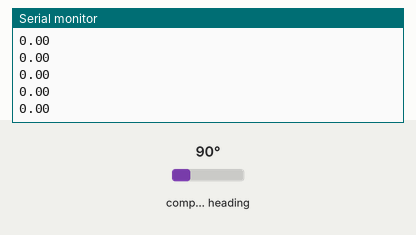
Recording of a sketch running on a simulated Arduino Uno, built with avr-gcc and run on an emulated ATmega328P. Parts: the last lines printed to the serial monitor. The inputs (shaded band) are chosen by the test bench; at power-on: compass heading 90°.

Above: at 1.2 s.
1.3 s: compass heading set to 7°
At 2.1 s:
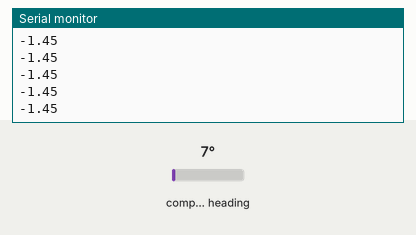
2.8 s: compass heading set to 180°
At 3.9 s:
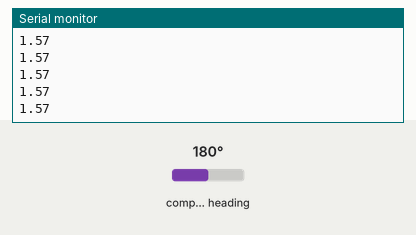
Timing chart, 0 to 5.8 s (numbered marks = the images above; inputs shaded):
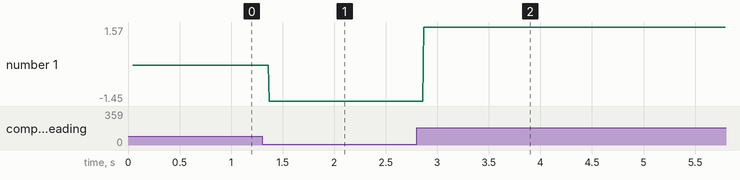

The sketch:

Compass_Test.ino
```cpp
#include <Wire.h>
#include <HMC5883L.h>

HMC5883L compass;
float first_angle = 0, heading = 0;
Vector norm;
void setup() {
  Serial.begin(9600);
  Serial.println("Initialize HMC5883L");
  while (!compass.begin())
  {
    Serial.println("Could not find a valid HMC5883L sensor, check wiring!");
    delay(500);
  }
  compass.setRange(HMC5883L_RANGE_1_3GA);
  compass.setMeasurementMode(HMC5883L_CONTINOUS);
  compass.setDataRate(HMC5883L_DATARATE_30HZ);
  compass.setSamples(HMC5883L_SAMPLES_8);
  compass.setOffset(134, -390);
  first_angle = getHeading();
  Serial.print("System started  ");
  Serial.println(first_angle);
}

void loop() {
  Serial.println(getDifferental());
}

float getDifferental() {
  float differental = getHeading() - first_angle;
  if (abs(differental) > PI) {
    int temp = differental / abs(differental);
    differental = 2 * PI - abs(differental);
    differental *= temp;
  }
  return differental;
}

float getHeading() {
  Vector norm = compass.readNormalize();
  float heading = atan2(norm.YAxis, norm.XAxis);
  float declinationAngle = (-1.0 + (12.0 / 60.0)) / (180 / M_PI);
  heading += declinationAngle;
  if (heading < 0)
  {
    heading += 2 * PI;
  }

  if (heading > 2 * PI)
  {
    heading -= 2 * PI;
  }
  return heading;
}
```

Measured:
- after the input at 1.3 s, the serial monitor: prints a new line after 0.07 s (image 1)
- after the input at 2.8 s, the serial monitor: prints a new line after 0.07 s (image 2)
- plotted number 1: 0 → -1.45 after the input at 1.3 s, -1.45 → 1 after the input at 2.8 s
